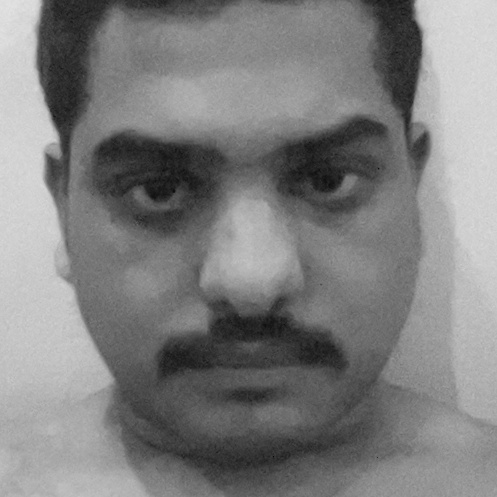
#> input picture TrainingImage/Ali.01.11.jpg, 497 x 497 px, given in place of the camera
$ python main.py
#> lines starting #> are read from the running program, lines starting #| are printed output that depends on the picture; after the words box and inside, x2 and y2 are one past the last pixel; in counts of white or black regions, pixels touching at a corner belong together
#> the answer given: 1
### check_camera.py
# check_camera.py

def camer():
    import cv2
    # Load the cascade
    face_cascade = cv2.CascadeClassifier('haarcascade_frontalface_default.xml')
    # To capture video from webcam.
    cap = cv2.VideoCapture(0)
    while True:
        # Read the frame
        _, img = cap.read()
#> img is the input picture: shape (497, 497, 3); min 9, max 227, mean 127
        # Convert to grayscale
        gray = cv2.cvtColor(img, cv2.COLOR_BGR2GRAY)
        # Detect the faces
        faces = face_cascade.detectMultiScale(gray, 1.3, 5, minSize=(30, 30), flags=cv2.CASCADE_SCALE_IMAGE)
#> faces = [[37, 29, 430, 430]]
        # Draw the rectangle around each face
        for (x, y, w, h) in faces:
            cv2.rectangle(img, (x, y), (x + w, y + h), (10, 159, 255), 2)
#> this loop made 1 pass
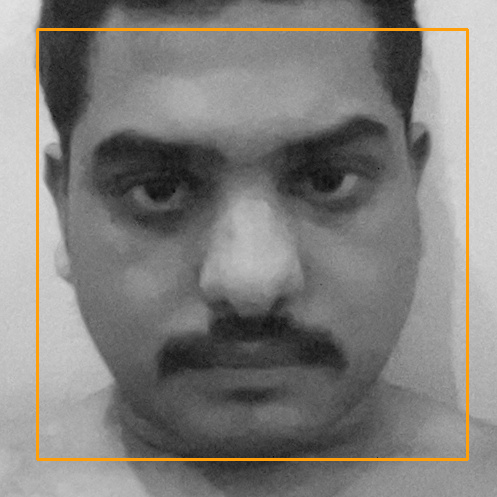
#> img: shape (497, 497, 3); 2.09% of pixels changed, all inside (x1, y1, x2, y2) = (36, 28, 469, 461)
            # Display
        cv2.imshow('Webcam Check', img)
        # Stop if escape key is pressed
        if cv2.waitKey(1) & 0xFF == ord('q'):
#> (key q is pressed here)
            break
        # Release the VideoCapture object
    cap.release()
    cv2.destroyAllWindows()

# camer()

### main.py
# main.py

import os
import check_camera
import Capture_Image
import Train_Image
import Recognize
# creating the title bar function

def title_bar():
    os.system('cls')  # for windows

    # title of the program
    print("\t**********************************************")
    print("\t***** Face Recognition Attendance System *****")
    print("\t**********************************************")

def mainMenu():
    title_bar()
    print()
    print(10 * "*", "WELCOME MENU", 10 * "*")
    print("[1] Check Camera")
    print("[2] Capture Faces")
    print("[3] Train Images")
    print("[4] Recognize & Attendance")
    print("[5] Quit")
    while True:
        try:
            choice = int(input("Enter Choice: "))

            if choice == 1:
                print("check camera...")
                checkCamera()
                break
            elif choice == 2:
                print("Capture image from video...")
                CaptureFaces()
                break
            elif choice == 3:
                print("Train images...")
                Trainimages()
                break
            elif choice == 4:
                print("Recognize face...")
                RecognizeFaces()
                break
            elif choice == 5:
                print("Thank You, bye...")
                break
            else:
                print("Invalid Choice. Enter 1-5")
                mainMenu()
        except ValueError:
            print("Invalid Choice. Enter 1-5\n Try Again")


# ---------------------------------------------------------
# calling the camera test function from check camera.py file
def checkCamera():
    check_camera.camer()
    #print("Iam here...")
    key = input("Enter any key to return main menu")
    mainMenu()
#> the answer given: 1
#> the loop in camer (call 2), `for (x, y, w, h) in faces:` made 1 pass
#> (key Esc is pressed here)
#> the answer given: 1
# --------------------------------------------------------------
# calling the take image function form capture image.py file
def CaptureFaces():
    Capture_Image.takeImages()
    key = input("Enter any key to return main menu")
    mainMenu()

# calling the train images from train_images.py file
def Trainimages():
    Train_Image.TrainImages()
    key = input("Enter any key to return main menu")
    mainMenu()

# calling the recognize_attendance from recognize.py file
def RecognizeFaces():
    Recognize.recognize_attendence()
    key = input("Enter any key to return main menu")
    mainMenu()

#> (the run stopped early here; a loop or call above may not have finished)

$ run again, on TrainingImage/Ali.01.14.jpg
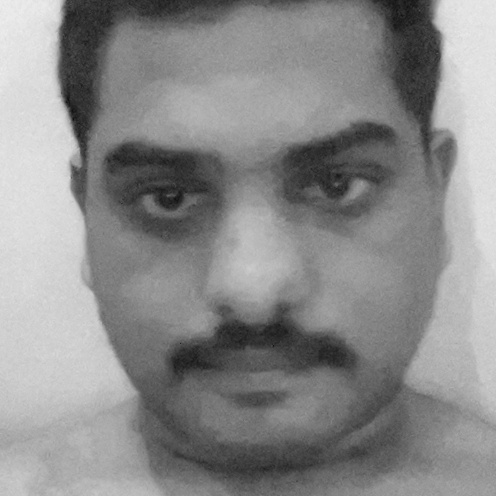
#> input picture TrainingImage/Ali.01.14.jpg, 496 x 496 px, given in place of the camera
#> in camer, img is the input picture: shape (496, 496, 3); min 15, max 237, mean 138.7
#> faces = [[36, 36, 430, 430]]
#> the loop in camer, `for (x, y, w, h) in faces:` made 1 pass
#> after the loop in camer, `for (x, y, w, h) in faces:`:
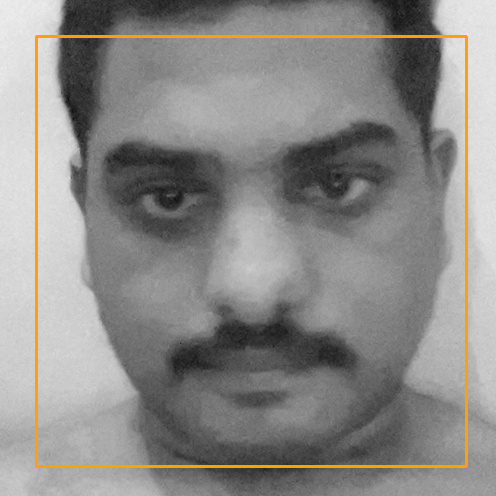
#> img: shape (496, 496, 3); 2.1% of pixels changed, all inside (x1, y1, x2, y2) = (35, 35, 468, 468)
#> the loop in camer (call 2), `for (x, y, w, h) in faces:` made 1 pass
